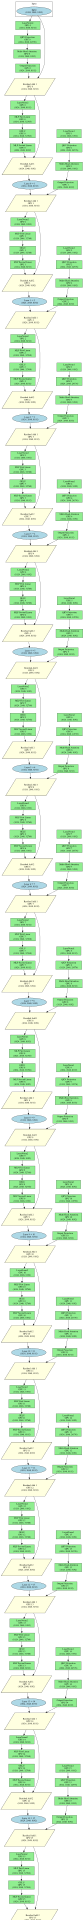

Recreate this plot in Python.
import graphviz
from graphviz import Digraph

# Create proposed layer-wise deployment DAG
dot = Digraph(comment='Proposed: Layer-wise Deployment')
dot.attr(rankdir='TB', size='20,20')

# Define node styles
dot.attr('node', shape='ellipse', style='filled', fillcolor='lightblue')  # Communication
dot.attr('node', shape='rectangle', style='filled', fillcolor='lightgreen')  # Computation
dot.attr('node', shape='parallelogram', style='filled', fillcolor='lightyellow')  # Routing/Aggregation

# Model parameters
batch_size = 1024
seq_len = 2048
hidden_size = 8192
ffn_hidden_size = 32768
num_layers = 16

# Input
with dot.subgraph(name='cluster_input') as c:
    c.attr(label='Input')
    c.node('input', f'Input\\n({batch_size}, {seq_len}, {hidden_size})', shape='ellipse', fillcolor='lightblue')

# Layer-wise deployment: 16 layers on 16 GPUs (1 layer per GPU)
for layer_idx in range(16):
    gpu_id = layer_idx
    
    # LayerNorm 1
    dot.node(f'ln1_{layer_idx}', f'LayerNorm1\\nGPU {gpu_id}\\n({batch_size}, {seq_len}, {hidden_size})', 
             shape='rectangle', fillcolor='lightgreen')
    
    # QKV projection (full layer on single GPU)
    dot.node(f'qkv_proj_{layer_idx}', f'QKV Projection\\nGPU {gpu_id}\\n({batch_size}, {seq_len}, {hidden_size*3})', 
             shape='rectangle', fillcolor='lightgreen')
    
    # Multi-Head Attention (all heads on single GPU)
    dot.node(f'attn_{layer_idx}', f'Multi-Head Attention\\nGPU {gpu_id}\\n({batch_size}, {seq_len}, {hidden_size})', 
             shape='rectangle', fillcolor='lightgreen')
    
    # Output projection
    dot.node(f'out_proj_{layer_idx}', f'Output Projection\\nGPU {gpu_id}\\n({batch_size}, {seq_len}, {hidden_size})', 
             shape='rectangle', fillcolor='lightgreen')
    
    # Residual add 1
    dot.node(f'residual1_{layer_idx}', f'Residual Add 1\\nGPU {gpu_id}\\n({batch_size}, {seq_len}, {hidden_size})', 
             shape='parallelogram', fillcolor='lightyellow')
    
    # LayerNorm 2
    dot.node(f'ln2_{layer_idx}', f'LayerNorm2\\nGPU {gpu_id}\\n({batch_size}, {seq_len}, {hidden_size})', 
             shape='rectangle', fillcolor='lightgreen')
    
    # MLP First Linear
    dot.node(f'mlp1_{layer_idx}', f'MLP First Linear\\nGPU {gpu_id}\\n({batch_size}, {seq_len}, {ffn_hidden_size})', 
             shape='rectangle', fillcolor='lightgreen')
    
    # Activation
    dot.node(f'gelu_{layer_idx}', f'GELU\\nGPU {gpu_id}\\n({batch_size}, {seq_len}, {ffn_hidden_size})', 
             shape='rectangle', fillcolor='lightgreen')
    
    # MLP Second Linear
    dot.node(f'mlp2_{layer_idx}', f'MLP Second Linear\\nGPU {gpu_id}\\n({batch_size}, {seq_len}, {hidden_size})', 
             shape='rectangle', fillcolor='lightgreen')
    
    # Residual add 2
    dot.node(f'residual2_{layer_idx}', f'Residual Add 2\\nGPU {gpu_id}\\n({batch_size}, {seq_len}, {hidden_size})', 
             shape='parallelogram', fillcolor='lightyellow')
    
    # Communication between layers
    if layer_idx < 15:
        dot.node(f'comm_{layer_idx}_to_{layer_idx+1}', 
                 f'Layer {layer_idx} → {layer_idx+1}\\n({batch_size}, {seq_len}, {hidden_size})', 
                 shape='ellipse', fillcolor='lightblue')

# Output
with dot.subgraph(name='cluster_output') as c:
    c.attr(label='Output')
    c.node('output', f'Output\\n({batch_size}, {seq_len}, {hidden_size})', shape='ellipse', fillcolor='lightblue')

# Connect nodes
# Input to first layer
dot.edge('input', 'ln1_0')

# Layer connections
for layer_idx in range(16):
    dot.edge(f'ln1_{layer_idx}', f'qkv_proj_{layer_idx}')
    dot.edge(f'qkv_proj_{layer_idx}', f'attn_{layer_idx}')
    dot.edge(f'attn_{layer_idx}', f'out_proj_{layer_idx}')
    dot.edge(f'out_proj_{layer_idx}', f'residual1_{layer_idx}')
    
    # Add residual connection
    if layer_idx == 0:
        dot.edge('input', f'residual1_{layer_idx}')
    else:
        dot.edge(f'comm_{layer_idx-1}_to_{layer_idx}', f'residual1_{layer_idx}')
    
    dot.edge(f'residual1_{layer_idx}', f'ln2_{layer_idx}')
    dot.edge(f'ln2_{layer_idx}', f'mlp1_{layer_idx}')
    dot.edge(f'mlp1_{layer_idx}', f'gelu_{layer_idx}')
    dot.edge(f'gelu_{layer_idx}', f'mlp2_{layer_idx}')
    dot.edge(f'mlp2_{layer_idx}', f'residual2_{layer_idx}')
    
    # Add residual connection
    dot.edge(f'residual1_{layer_idx}', f'residual2_{layer_idx}')
    
    # Communication to next layer
    if layer_idx < 15:
        dot.edge(f'residual2_{layer_idx}', f'comm_{layer_idx}_to_{layer_idx+1}')

# Final output
dot.edge('residual2_15', 'output')

# Save files
dot.render('/home/wzc/data/file-share/2025-09-03-14-50-32/proposed_dag', format='svg', cleanup=False)
dot.save('/home/wzc/data/file-share/2025-09-03-14-50-32/proposed_dag.dot')

print("Proposed DAG generated successfully")
